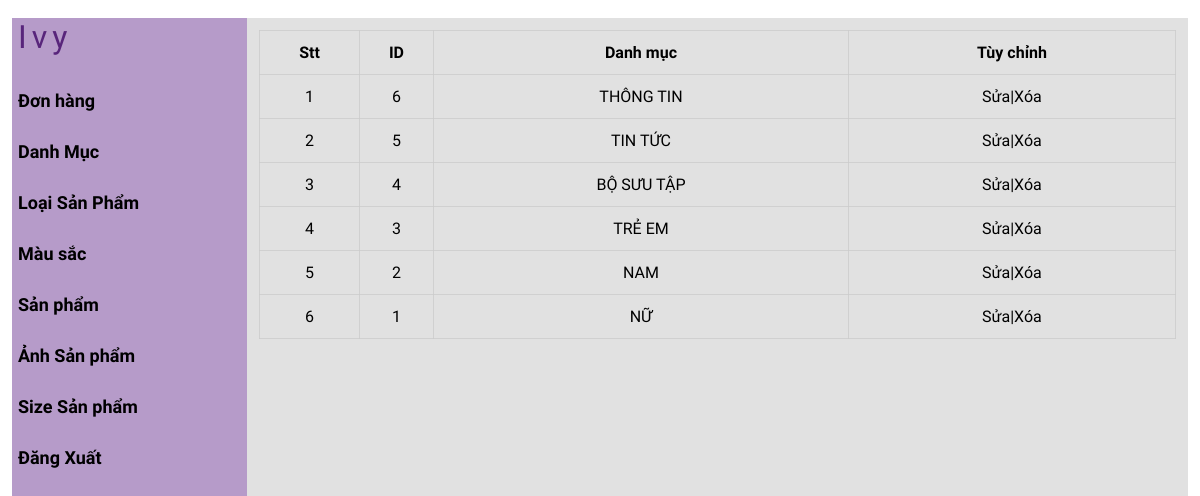
Screenshot of /ivymoda/admin/cartegorylist.php (signed in) with the database file from the repository.
### tables this page shows
CREATE TABLE `tbl_danhmuc` (
  `danhmuc_id` int(11) NOT NULL,
  `danhmuc_ten` varchar(255) NOT NULL
);

### ivymoda/admin/lib/database.php (called while the page is built, shortened)
<?php
Class Database{
   public $host   = DB_HOST;
   public $user   = DB_USER;
   public $pass   = DB_PASS;
   public $dbname = DB_NAME;
   public $link;
private function connectDB(){
   $this->link = new mysqli($this->host, $this->user, $this->pass,
    $this->dbname);
 }
public function select($query){
  mysqli_set_charset($this->link,'UTF8');
  $result = $this->link->query($query) or
   die($this->link->error.__LINE__);
  if($result->num_rows > 0){
    return $result;
  } else {
    return false;
  }
 }
}

### ivymoda/admin/class/cartegory_class.php (called while the page is built, shortened)
<?php
class cartegoty
{
   private $db;
   public function __construct()
   {
       $this ->db = new Database();
   }
   public function show_cartegory(){
       $query = "SELECT * FROM tbl_danhmuc ORDER BY danhmuc_id DESC";
       $result = $this -> db ->select($query);
       return $result;
   }
   }
?>

### ivymoda/admin/cartegorylist.php (the view, shortened to what this page needs)
<?php
include "header.php";
include "leftside.php";
$cartegory = new cartegoty;
$show_cartegory = $cartegory -> show_cartegory()
?>
       <div class="admin-content-right">
            <div class="table-content">
                <table>
                    <tr>
                        <th>Stt</th>
                        <th>ID</th>
                        <th>Danh mục</th>
                        <th>Tùy chỉnh</th>
                    </tr>
                    <?php
                    if($show_cartegory){$i=0; while($result= $show_cartegory->fetch_assoc()){
                        $i++
                    ?>
                    <tr>
                        <td> <?php echo $i ?></td>
                        <td> <?php echo $result['danhmuc_id'] ?></td>
                        <td> <?php echo $result['danhmuc_ten']  ?></td>
                        <td><a href="cartegoryedit.php?danhmuc_id=<?php echo $result['danhmuc_id'] ?>">Sửa</a>|<a href="cartegorydelete.php?danhmuc_id=<?php echo $result['danhmuc_id'] ?>">Xóa</a></td>
                    </tr>
                    <?php
                     }}
                    ?>
                </table>
               </div>
        </div>
    </section>
</body>
</html>

### ivymoda/admin/css/style.css (style rules this page uses)
:root { --maincolor: #58257B; --subcolor: #A083B4; }
* { padding: 0; margin: 0; box-sizing: border-box; }
a { text-decoration: none; color: black; }
.admin-content-right { width: 80%; background-color: #dddd; padding: 12px 12px; height: 100vh; overflow-y: scroll; }
.table-content table { width: 100%; }
.table-content table,th,td { text-align: center; border: 1px solid #cccc; border-collapse: collapse; padding: 12px 0; font-family: 'Bona Nova', serif; }

### rows the page displays
tbl_danhmuc: danhmuc_id "6", danhmuc_ten "THÔNG TIN"
tbl_danhmuc: danhmuc_id "5", danhmuc_ten "TIN TỨC"
tbl_danhmuc: danhmuc_id "4", danhmuc_ten "BỘ SƯU TẬP"
tbl_danhmuc: danhmuc_id "3", danhmuc_ten "TRẺ EM"
tbl_danhmuc: danhmuc_id "2", danhmuc_ten "NAM"
tbl_danhmuc: danhmuc_id "1", danhmuc_ten "NỮ"
